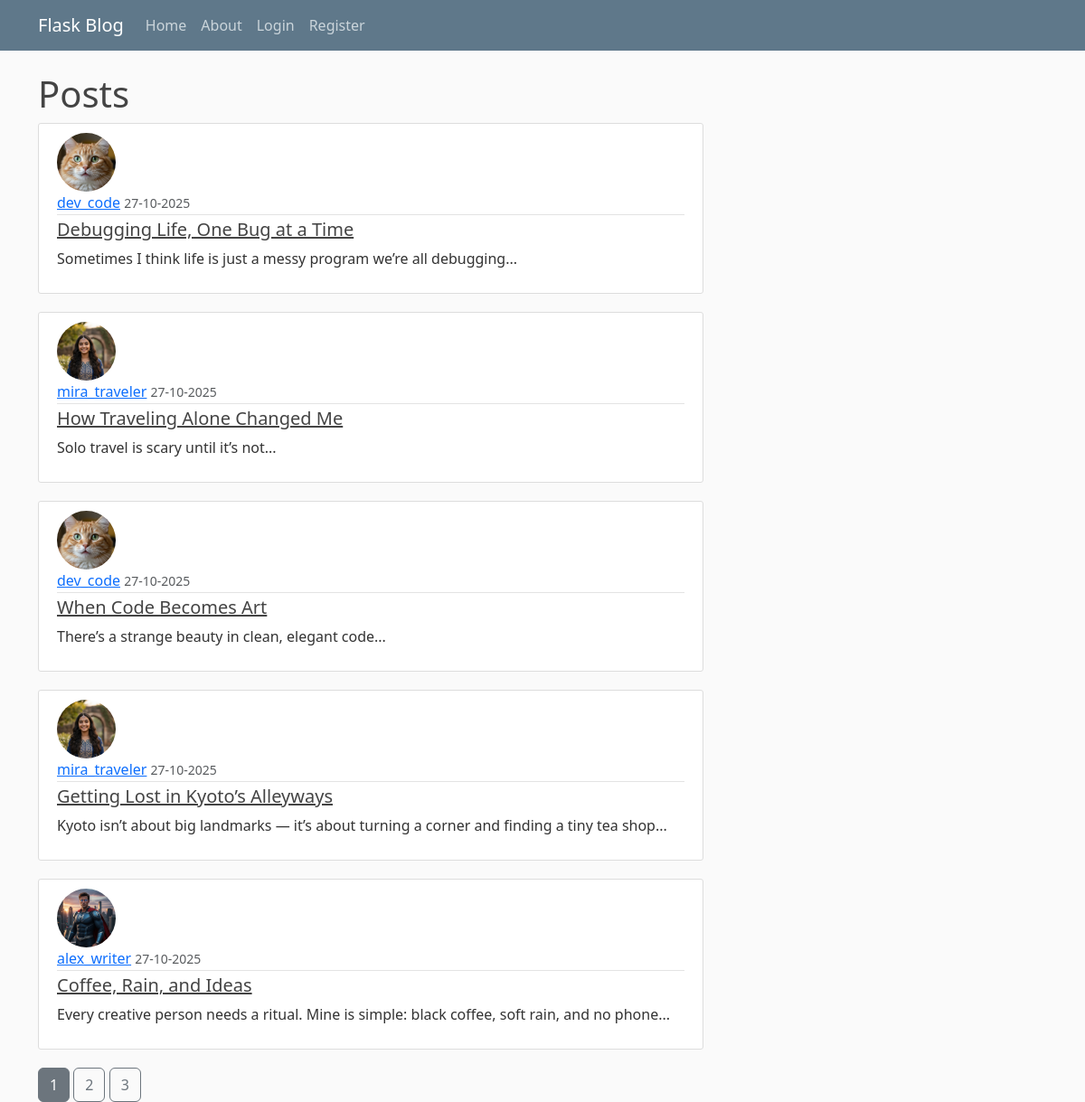
The page /home on the database its author committed.
### my_app/models.py (models this page shows, shortened)
class Post(db.Model):
    id=db.Column(db.Integer, primary_key=True)
    title=db.Column(db.String(100),nullable=False)
    date_posted=db.Column(db.DateTime, nullable=False, default=lambda:datetime.now(tz=timezone.utc))
    content=db.Column(db.Text,nullable=False)
    user_id=db.Column(db.Integer, db.ForeignKey('user.id'), nullable=False)
    comments = db.relationship(
        'Comment',
        backref='post',
        lazy='dynamic',
        cascade='all, delete-orphan'
    )

class User(db.Model, UserMixin):
    id=db.Column(db.Integer, primary_key=True)
    username=db.Column(db.String(20), unique=True, nullable=False)
    email=db.Column(db.String(120), unique=True, nullable=False)
    image_file=db.Column(db.String(200), nullable=False, default='default.jpg')
    password=db.Column(db.String(60), nullable=False)
    posts=db.relationship('Post',
                          backref='author',
                          lazy=True,
                          cascade='all, delete-orphan'
                        )
    following = db.relationship( #manages the follower/following
        'User', secondary=followers,
        primaryjoin=(followers.c.the_follower_id == id),
        secondaryjoin=(followers.c.the_followed_id == id),
        backref=db.backref('followers', lazy='dynamic'),
        lazy='dynamic'
    )
    liked_posts = db.relationship('Post',
        secondary=likes,
        backref=db.backref('liked_by', lazy='dynamic'), #in reverse relationship also, lazy=dynamic is applied
        lazy='dynamic'
    )
    comments = db.relationship(
        'Comment',
        backref='user', # backref=db.backref('user', lazy='dynamic') is avoided here, quereability is not required
        lazy='dynamic',
        cascade='all, delete-orphan'
    )

### my_app/main/routes.py (the view)
@main.route('/')
@main.route('/home')
def home():
    page=request.args.get('page', 1, type=int)
    myposts=Post.query.order_by(Post.date_posted.desc()).paginate(per_page=5, page=page)
    return render_template('home.html',posts=myposts)

### my_app/templates/home.html
{% extends 'layout.html' %}
{% block content %}
     <h1> Posts </h1>
    {% for post in posts.items %}
        <article class="media content-section">
            <img class="rounded-circle article-img" src="{{ url_for( 'static', filename = 'profile_pics/' + post.author.image_file ) }}">
            <div class="media-body">
            <div class="article-metadata">
                <a class="mr-2" href="{{ url_for('users.user_posts', username=post.author.username) }}">{{ post.author.username }}</a>
                <small class="text-muted">{{ post.date_posted.strftime('%d-%m-%Y') }}</small>
            </div>
            <h5><a class="article-title" href="{{ url_for('posts.post', post_id=post.id) }}">{{ post.title }}</a></h5>
            <p class="article-content">{{ post.content }}</p>
            </div>
        </article>
    {% endfor %}
    {% for page_num in posts.iter_pages(left_edge=1, right_edge=1, left_current=2, right_current=2) %}
        {% if page_num %}
            {% if page_num==posts.page %}
                <a href="{{ url_for('main.home', page=page_num) }}" class="btn btn-secondary">{{ page_num }}</a>
            {% else %}
                <a href="{{ url_for('main.home', page=page_num) }}" class="btn btn-outline-secondary">{{ page_num }}</a>
            {% endif %}
        {% else %}
            ...
        {% endif %}
    {% endfor %}
{% endblock content %}

### my_app/templates/layout.html (shortened to what this page needs)
<!DOCTYPE html>
<html lang="en">
<head>
<link href="https://cdn.jsdelivr.net/npm/bootstrap@5.3.3/dist/css/bootstrap.min.css" rel="stylesheet">
  <link rel="stylesheet" type="text/css" href="{{url_for('static',filename='main.css')}}">
</head>
<body>
  <header class="site-header">
    <nav class="navbar navbar-expand-md navbar-dark bg-steel fixed-top">
      <div class="container">
        <a class="navbar-brand mr-4" href="/home">Flask Blog</a>
        <div class="collapse navbar-collapse" id="navbarToggle">
          <div class="navbar-nav mr-auto">
            <a class="nav-item nav-link" href="/home">Home</a>
            <a class="nav-item nav-link" href="/about">About</a>
          </div>
          <div class="navbar-nav">
            {% if current_user.is_authenticated %}
            <a class="nav-item nav-link" href="{{ url_for('posts.new_post') }}">New Post</a>
            <a class="nav-item nav-link" href="/account">Account</a>
            <a class="nav-item nav-link" href="/logout">Logout</a>
            {% else %}
            <a class="nav-item nav-link" href="/login">Login</a>
            <a class="nav-item nav-link" href="/register">Register</a>
            {% endif %}
          </div>
        </div>
      </div>
    </nav>
  </header>
  <main role="main" class="container">
    <div class="row">
      <div class="col-md-8">
        {% block content %}{% endblock %}
      </div>
    </div>
  </main>
</body>
</html>

### my_app/static/main.css (style rules this page uses)
body { background: #fafafa; color: #333333; margin-top: 5rem; }
h1, h2, h3, h4, h5, h6 { color: #444444; }
.bg-steel { background-color: #5f788a; }
.site-header .navbar-nav .nav-link { color: #cbd5db; }
.content-section { background: #ffffff; padding: 10px 20px; border: 1px solid #dddddd; border-radius: 3px; margin-bottom: 20px; }
.article-title { color: #444444; }
.article-content { white-space: pre-line; }
.article-img { height: 65px; width: 65px; margin-right: 16px; }
.article-metadata { padding-bottom: 1px; margin-bottom: 4px; border-bottom: 1px solid #e3e3e3 }

### rows shown on the page
Post: image_file (picture), author.username "dev_code", date_posted "27-10-2025", title "Debugging Life, One Bug at a Time", content "Sometimes I think life is just a messy program we’re all debugging..."
Post: image_file (picture), author.username "mira_traveler", date_posted "27-10-2025", title "How Traveling Alone Changed Me", content "Solo travel is scary until it’s not..."
Post: image_file (picture), author.username "dev_code", date_posted "27-10-2025", title "When Code Becomes Art", content "There’s a strange beauty in clean, elegant code..."
Post: image_file (picture), author.username "mira_traveler", date_posted "27-10-2025", title "Getting Lost in Kyoto’s Alleyways", content "Kyoto isn’t about big landmarks — it’s about turning a corner and finding a tiny tea shop..."
Post: image_file (picture), author.username "alex_writer", date_posted "27-10-2025", title "Coffee, Rain, and Ideas", content "Every creative person needs a ritual. Mine is simple: black coffee, soft rain, and no phone..."

### other values the page prints
{{ page_num }} "1"
{{ page_num }} "2" "3"
